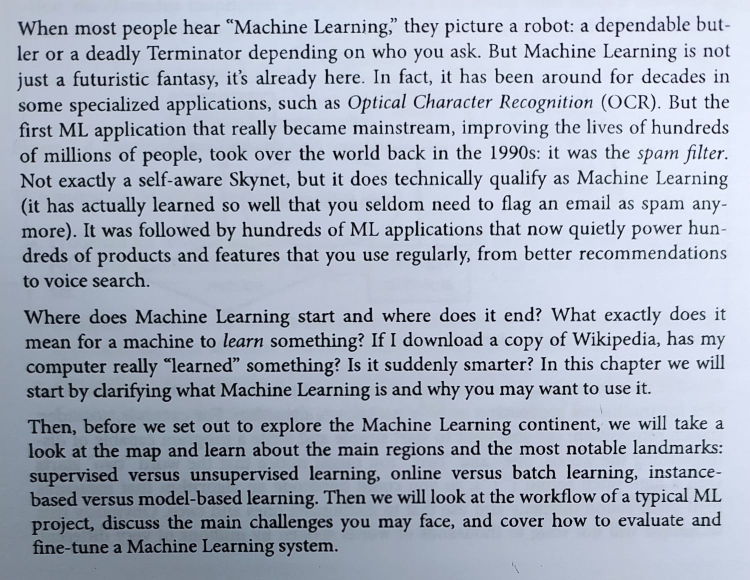
#> input picture OCR-pytesseract-text-extraction/text_images/paragraph4.jpeg, 1500 x 1160 px (shown at 1/2 size)
$ jupyter execute --allow-errors text-extraction-pages-documents.ipynb
#> lines starting #> are read from the running program, lines starting #| are printed output that depends on the picture; after the words box and inside, x2 and y2 are one past the last pixel; in counts of white or black regions, pixels touching at a corner belong together
[cell 1]
# Import required packages
import cv2
import pytesseract
import matplotlib.pyplot as plt

# Mention the installed location of Tesseract-OCR in your system
pytesseract.pytesseract.tesseract_cmd = r'C:\Program Files\Tesseract-OCR\tesseract.exe'  # IMPORTANT !!!!!!!!!!!!

# Read image from which text needs to be extracted
img = cv2.imread("text_images/paragraph4.jpeg")
#> img is the input picture: shape (1160, 1500, 3); mean B, G, R 190.6, 175.5, 167.1

# Convert the image to gray scale
gray = cv2.cvtColor(img, cv2.COLOR_BGR2GRAY)

# Performing OTSU threshold
ret, thresh1 = cv2.threshold(gray, 0, 255, cv2.THRESH_OTSU | cv2.THRESH_BINARY_INV)
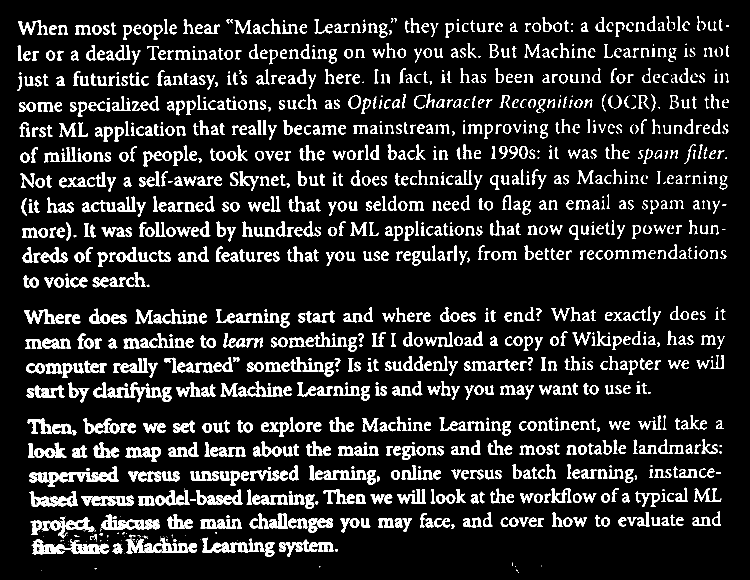
#> thresh1: shape (1160, 1500) (shown at 1/2 size); 12.8% white; 1413 white regions (197 under 20 px), largest, box (x1, y1, x2, y2) and area: (63, 1079, 200, 1109) 1960, (95, 933, 238, 974) 1930, (251, 1075, 377, 1107) 1758
#> ret = 120

# dilation parameter , bigger means less rect
rect_kernel = cv2.getStructuringElement(cv2.MORPH_RECT, (25, 25))

# Applying dilation on the threshold image
dilation = cv2.dilate(thresh1, rect_kernel, iterations = 1)
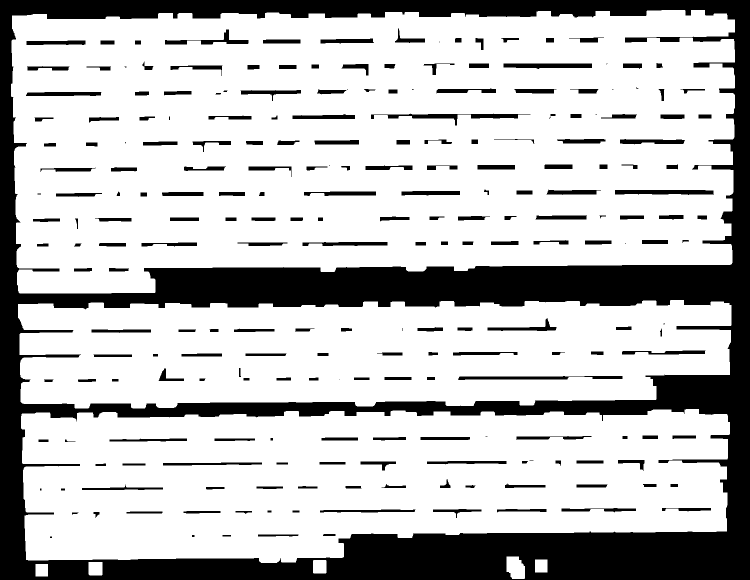
#> dilation: shape (1160, 1500) (shown at 1/2 size); 74.6% white; 232 black regions (21 under 20 px)

# Finding contours
contours, hierarchy = cv2.findContours(dilation, cv2.RETR_EXTERNAL,cv2.CHAIN_APPROX_NONE)
#> contours = 8 contours; box (x1, y1, x2, y2) and area: (22, 20, 1470, 587) 730077, (42, 818, 1460, 1126) 364235, (36, 600, 1463, 817) 266236, (1013, 1113, 1050, 1158) 1324, (177, 1124, 205, 1151) 700, (626, 1120, 653, 1147) 674, (1070, 1119, 1095, 1145) 600, (71, 1128, 96, 1153) 576

# Creating a copy of image
im2 = gray.copy()


cnt_list=[]
#> (the rest of this cell did not finish here and is left out)

<br>

### Print Extracted Text

[cell 2]
with open("extracted-text.txt", "r") as file:
#> (reads OCR-pytesseract-text-extraction/extracted-text.txt from the repository)
